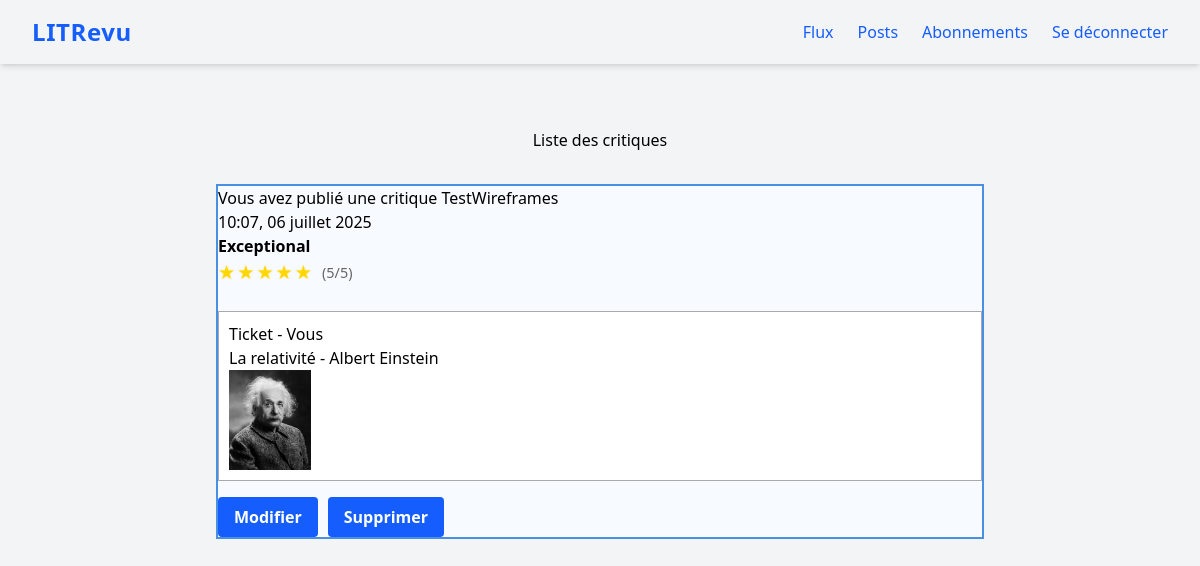
/reviews/ (signed in), run on an earlier commit of the app's database.
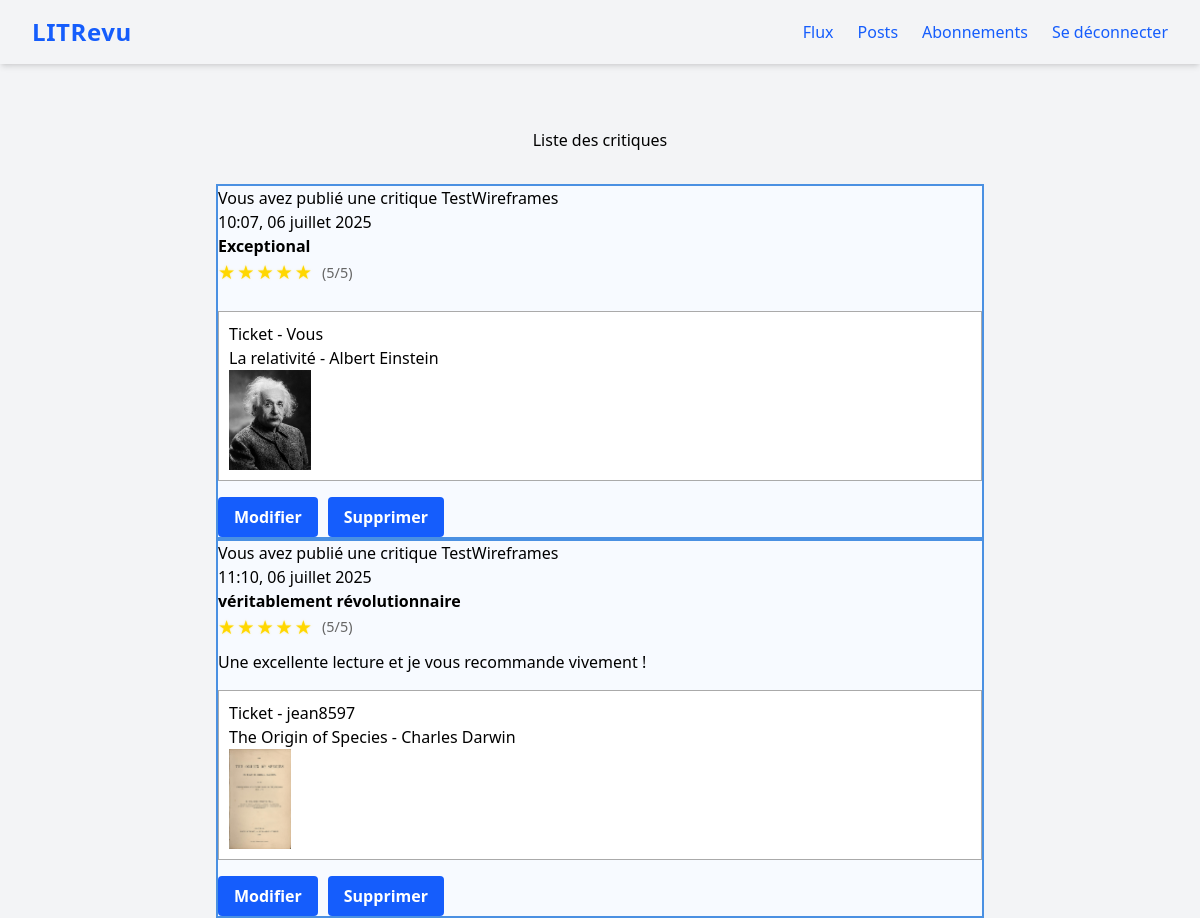
And on a later commit of the database.
### review/models.py (models this page shows, shortened)
class Review(models.Model):
    ticket = models.ForeignKey(
        to=Ticket,
        related_name="reviews",
        on_delete=models.CASCADE
    )
    rating = models.IntegerField(
        validators=[MinValueValidator(0), MaxValueValidator(5)])
    headline = models.CharField(max_length=128)
    body = models.CharField(max_length=8192, blank=True)
    user = models.ForeignKey(
        to=settings.AUTH_USER_MODEL, on_delete=models.CASCADE)
    created = models.DateTimeField(auto_now_add=True)

class Ticket(models.Model):
    title = models.CharField(max_length=128)
    description = models.CharField(max_length=2048, blank=True)
    user = models.ForeignKey(
        to=settings.AUTH_USER_MODEL, on_delete=models.CASCADE)
    image = models.ImageField(blank=True, null=True)
    created = models.DateTimeField(default=timezone.now)

### authentication/models.py (models this page shows)
class User(AbstractUser):
    follows = models.ManyToManyField(
        'self',
        symmetrical=False,
        verbose_name='suit'
    )

### review/views.py (the view)
# urls.py: path('reviews/', review.views.reviews, name='reviews'),
@login_required
def reviews(request):
    reviews = models.Review.objects.all()
    return render(
        request,
        'review/reviews.html',
        context={'reviews': reviews},
    )

### review/templatetags/review_extras.py (called while the page is built)
@register.inclusion_tag('review/_stars.html')
def display_stars(rating):
    return {'rating': rating}

### review/templates/review/reviews.html (shortened to what this page needs)
{% extends 'base.html' %}
{% load review_extras %}
{% block content %}
    <h2 class="text-center my-8">Liste des critiques</h2>
    <div class="grid-container">
        {% for post in reviews %}
            <div class="post" style="border:2px solid #4a90e2; background:#f7faff;">
                {% if post.user == user %}
                    <p>Vous avez publié une critique {{ post.user }}</p>
                {% else %}
                    <p>{{ post.user }} a publié une critique</p>
                {% endif %}
                <p>{{ post.created|date:"H:i, d F Y" }}</p>
                <p><b>{{ post.headline }}</b></p>
                <div class="rating-display mb-2">
                        {% display_stars post.rating %}
                </div>
                <p>{{ post.body }}</p>
                <div style="border:1px solid #aaa; background:#fff; margin:16px 0; padding:10px;">
                    <span>Ticket - {% if post.ticket.user == user %}Vous{% else %}{{ post.ticket.user }}{% endif %}</span><br>
                    <span>{{ post.ticket.title }}</span><br>
                    {% if post.ticket.image %}
                        <img src="{{ post.ticket.image.url }}" alt="Image du ticket {{ post.ticket.title }}" style="max-width:100px;max-height:100px;">
                    {% endif %}
                </div>
                <div style="display:flex; gap:10px;">
                    <a href="{% url 'edit-review' post.id %}"><button type="button" class="bg-blue-600 text-white px-4 py-2 rounded hover:bg-blue-700 font-semibold transition">Modifier</button></a>
                    <a href="{% url 'delete-review' post.id %}"><button type="button" class="bg-blue-600 text-white px-4 py-2 rounded hover:bg-blue-700 font-semibold transition">Supprimer</button></a>
                </div>
            </div>
        {% endfor %}
    </div>
{% endblock content %}

### review/templates/review/_stars.html
<div class="rating-display">
    {% for i in "12345" %}
        {% if forloop.counter <= rating %}
            <span class="star filled">★</span>
        {% else %}
            <span class="star empty">☆</span>
        {% endif %}
    {% endfor %}
    <span class="rating-text">({{ rating }}/5)</span>
</div>

What changed in the data, as far as the page shows it:
added Review: user "TestWireframes", created "11:10, 06 juillet 2025", headline "véritablement révolutionnaire", rating "5", body "Une excellente lecture et je vous recommande vivement !", ticket.user "jean8597", ticket "The Origin of Species - Charles Darwin", ticket.image (picture)
